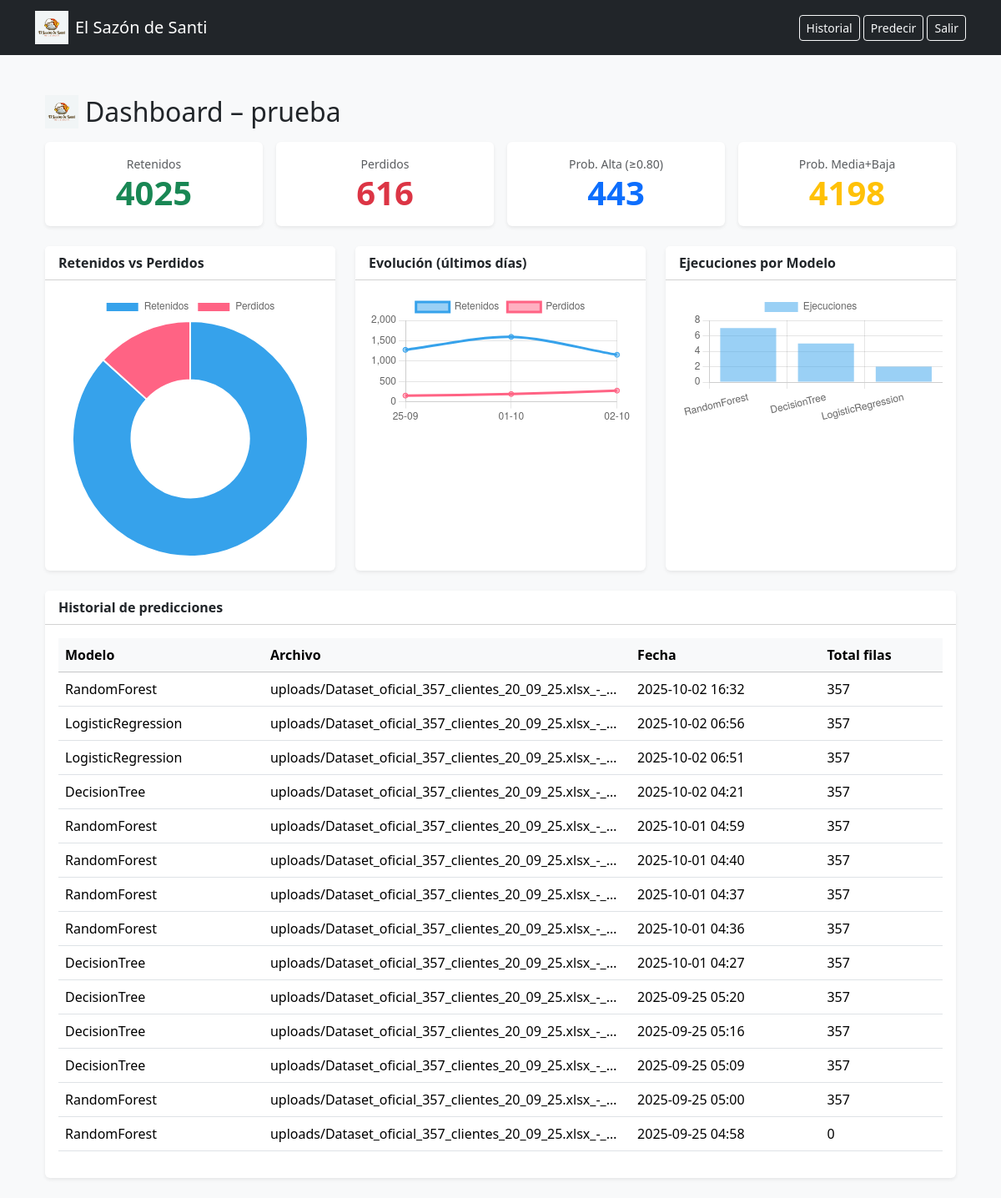
Page /accounts/dashboard/ (signed in) on the committed database.
### predictions/models.py (models this page shows, shortened)
class PredictionRun(models.Model):
    MODEL_CHOICES = [
        ('rf', 'RandomForest'),
        ('dt', 'DecisionTree'),
        ('lr', 'LogisticRegression'),   # 👈 NUEVO
    ]
    user = models.ForeignKey(User, on_delete=models.SET_NULL, null=True, blank=True)
    model_choice = models.CharField(max_length=2, choices=MODEL_CHOICES)
    uploaded_csv = models.FileField(upload_to='uploads/')
    created_at = models.DateTimeField(auto_now_add=True)
    total_rows = models.PositiveIntegerField(default=0)

### accounts/views.py (the view)
# urls.py: path('dashboard/', dashboard, name='dashboard'),
@login_required
def dashboard(request):
    profile = getattr(request.user, "profile", None)
    if request.user.is_staff:
        runs_qs = PredictionRun.objects.all().order_by('-created_at')
        results_qs = PredictionResult.objects.all().select_related('run')
        empleados = EmployeeProfile.objects.all()
    else:
        runs_qs = PredictionRun.objects.filter(user=request.user).order_by('-created_at')
        results_qs = PredictionResult.objects.filter(run__user=request.user).select_related('run')
        empleados = None
    retenidos = results_qs.filter(pred_label=0).count()
    perdidos  = results_qs.filter(pred_label=1).count()
    alta  = results_qs.filter(prob__gte=0.80).count()
    media = results_qs.filter(prob__gte=0.50, prob__lt=0.80).count()
    baja  = results_qs.filter(prob__lt=0.50).count()
    days = 10
    agg_qs = (
        results_qs
        .annotate(day=TruncDate('run__created_at'))
        .values('day')
        .annotate(
            retenidos=Count('id', filter=Q(pred_label=0)),
            perdidos=Count('id',  filter=Q(pred_label=1)),
        )
        .order_by('-day')[:days]   # <- cortar en la DB sin índice negativo
    )
    agg = list(reversed(list(agg_qs)))  # cronológico: más antiguo → hoy
    labels_days = [a['day'].strftime('%d-%m') for a in agg]
    data_retenidos_days = [a['retenidos'] for a in agg]
    data_perdidos_days  = [a['perdidos']  for a in agg]
    rf_total = runs_qs.filter(model_choice='rf').count()
    dt_total = runs_qs.filter(model_choice='dt').count()
    lr_total = runs_qs.filter(model_choice='lr').count()  # <- faltaba
    context = {
        "profile": profile,
        "empleados": empleados,
        "runs": runs_qs,
        "retenidos": retenidos,
        "perdidos": perdidos,
        "alta": alta, "media": media, "baja": baja,
        "labels_days": labels_days,
        "data_retenidos_days": data_retenidos_days,
        "data_perdidos_days": data_perdidos_days,
        "rf_total": rf_total, "dt_total": dt_total, "lr_total": lr_total,
    }
    return render(request, "dashboard.html", context)

### templates/dashboard.html (shortened to what this page needs)
{% extends "base.html" %}
{% load static %}
{% block content %}
<div class="container mt-4">
  <div class="d-flex align-items-center justify-content-between flex-wrap">
    <h2 class="mb-3 d-flex align-items-center">
      <img src="{% static 'images/logo.jpeg' %}" alt="Logo" width="40" class="me-2">
      Dashboard – {{ user.username }}
    </h2>
  </div>
  <div class="row g-3 mb-4">
    <div class="col-6 col-md-3">
      <div class="card border-0 shadow-sm h-100">
        <div class="card-body text-center">
          <div class="small text-muted">Retenidos</div>
          <div class="display-6 text-success fw-bold">{{ retenidos }}</div>
        </div>
      </div>
    </div>
    <div class="col-6 col-md-3">
      <div class="card border-0 shadow-sm h-100">
        <div class="card-body text-center">
          <div class="small text-muted">Perdidos</div>
          <div class="display-6 text-danger fw-bold">{{ perdidos }}</div>
        </div>
      </div>
    </div>
    <div class="col-6 col-md-3">
      <div class="card border-0 shadow-sm h-100">
        <div class="card-body text-center">
          <div class="small text-muted">Prob. Alta (≥0.80)</div>
          <div class="display-6 text-primary fw-bold">{{ alta }}</div>
        </div>
      </div>
    </div>
    <div class="col-6 col-md-3">
      <div class="card border-0 shadow-sm h-100">
        <div class="card-body text-center">
          <div class="small text-muted">Prob. Media+Baja</div>
          <div class="display-6 text-warning fw-bold">{{ media|add:baja }}</div>
        </div>
      </div>
    </div>
  </div>
  <div class="row g-4 mb-4">
    <div class="col-lg-4">
      <div class="card border-0 shadow-sm h-100">
        <div class="card-header bg-white fw-semibold">Retenidos vs Perdidos</div>
        <div class="card-body">
          <canvas id="chartPie"></canvas>
        </div>
      </div>
    </div>
    <div class="col-lg-4">
      <div class="card border-0 shadow-sm h-100">
        <div class="card-header bg-white fw-semibold">Evolución (últimos días)</div>
        <div class="card-body">
          <canvas id="chartLine"></canvas>
        </div>
      </div>
    </div>
    <div class="col-lg-4">
      <div class="card border-0 shadow-sm h-100">
        <div class="card-header bg-white fw-semibold">Ejecuciones por Modelo</div>
        <div class="card-body">
          <canvas id="chartBar"></canvas>
        </div>
      </div>
    </div>
  </div>
  <div class="card border-0 shadow-sm">
    <div class="card-header bg-white fw-semibold">Historial de predicciones</div>
    <div class="card-body">
      <div class="table-responsive">
        <table class="table align-middle">
          <thead class="table-light">
            <tr>
              <th>Modelo</th>
              <th>Archivo</th>
              <th>Fecha</th>
              <th>Total filas</th>
            </tr>
          </thead>
          <tbody>
            {% for run in runs %}
              <tr>
                <td>{{ run.get_model_choice_display }}</td>
                <td class="text-truncate" style="max-width:280px">{{ run.uploaded_csv.name }}</td>
                <td>{{ run.created_at|date:"Y-m-d H:i" }}</td>
                <td>{{ run.total_rows }}</td>
              </tr>
            {% empty %}
              <tr><td colspan="4" class="text-muted">Aún no hay predicciones.</td></tr>
            {% endfor %}
          </tbody>
        </table>
      </div>
    </div>
  </div>
</div>
<script>
(() => {
  // Datos del backend
  const labelsDays = {{ labels_days|safe }};
  const dataRetenidosDays = {{ data_retenidos_days|safe }};
  const dataPerdidosDays  = {{ data_perdidos_days|safe }};
  // Gráfico de pastel: Retenidos vs Perdidos
  new Chart(document.getElementById('chartPie'), {
    type: 'doughnut',
    data: {
      labels: ['Retenidos', 'Perdidos'],
      datasets: [{
        data: [{{ retenidos }}, {{ perdidos }}]
      }]
    }
  });
  // Gráfico de líneas: evolución diaria
  new Chart(document.getElementById('chartLine'), {
    type: 'line',
    data: {
      labels: labelsDays,
      datasets: [
        { label: 'Retenidos', data: dataRetenidosDays, tension: 0.3 },
        { label: 'Perdidos',  data: dataPerdidosDays,  tension: 0.3 }
      ]
    }
  });
  // Gráfico de barras: ejecuciones por modelo (RF, DT, LR)
  new Chart(document.getElementById('chartBar'), {
    type: 'bar',
    data: {
      labels: ['RandomForest', 'DecisionTree', 'LogisticRegression'],
      datasets: [{
        label: 'Ejecuciones',
        data: [{{ rf_total }}, {{ dt_total }}, {{ lr_total }}]
      }]
    }
  });
})();
</script>
{% endblock %}

### templates/base.html (shortened to what this page needs)
{% load static %}
<!doctype html>
<html lang="es">
<head>
  <link rel="stylesheet" href="https://cdn.jsdelivr.net/npm/bootstrap@5.3.2/dist/css/bootstrap.min.css">
</head>
<body class="bg-light">
<nav class="navbar navbar-expand-lg bg-dark navbar-dark">
  <div class="container">
    <a class="navbar-brand d-flex align-items-center" href="/accounts/dashboard/">
      <img src="{% static 'images/logo.jpeg' %}" alt="Logo" width="40" class="me-2">
      El Sazón de Santi
    </a>
    <div class="ms-auto">
      {% if user.is_authenticated %}
        <a class="btn btn-outline-light btn-sm" href="{% url 'predictions:history' %}">Historial</a>
        <a class="btn btn-outline-light btn-sm" href="{% url 'predictions:upload' %}">Predecir</a>
        <form method="post" action="{% url 'accounts:logout' %}" style="display:inline;">
          <button type="submit" class="btn btn-outline-light btn-sm">Salir</button>
        </form>
      {% else %}
        <a class="btn btn-outline-light btn-sm" href="{% url 'accounts:login' %}">Ingresar</a>
      {% endif %}
    </div>
  </div>
</nav>
<main class="container py-4">
  {% block content %}{% endblock %}
</main>
</body>
</html>

### rows in the picture
PredictionRun: model_choice "RandomForest", uploaded_csv.name "uploads/Dataset_oficial_357_clientes_20_09_25.xlsx_-_…", created_at "2025-10-02 16:32", total_rows "357"
PredictionRun: model_choice "LogisticRegression", uploaded_csv.name "uploads/Dataset_oficial_357_clientes_20_09_25.xlsx_-_…", created_at "2025-10-02 06:56", total_rows "357"
PredictionRun: model_choice "LogisticRegression", uploaded_csv.name "uploads/Dataset_oficial_357_clientes_20_09_25.xlsx_-_…", created_at "2025-10-02 06:51", total_rows "357"
PredictionRun: model_choice "DecisionTree", uploaded_csv.name "uploads/Dataset_oficial_357_clientes_20_09_25.xlsx_-_…", created_at "2025-10-02 04:21", total_rows "357"
PredictionRun: model_choice "RandomForest", uploaded_csv.name "uploads/Dataset_oficial_357_clientes_20_09_25.xlsx_-_…", created_at "2025-10-01 04:59", total_rows "357"
PredictionRun: model_choice "RandomForest", uploaded_csv.name "uploads/Dataset_oficial_357_clientes_20_09_25.xlsx_-_…", created_at "2025-10-01 04:40", total_rows "357"
PredictionRun: model_choice "RandomForest", uploaded_csv.name "uploads/Dataset_oficial_357_clientes_20_09_25.xlsx_-_…", created_at "2025-10-01 04:37", total_rows "357"
PredictionRun: model_choice "RandomForest", uploaded_csv.name "uploads/Dataset_oficial_357_clientes_20_09_25.xlsx_-_…", created_at "2025-10-01 04:36", total_rows "357"
PredictionRun: model_choice "DecisionTree", uploaded_csv.name "uploads/Dataset_oficial_357_clientes_20_09_25.xlsx_-_…", created_at "2025-10-01 04:27", total_rows "357"
PredictionRun: model_choice "DecisionTree", uploaded_csv.name "uploads/Dataset_oficial_357_clientes_20_09_25.xlsx_-_…", created_at "2025-09-25 05:20", total_rows "357"
PredictionRun: model_choice "DecisionTree", uploaded_csv.name "uploads/Dataset_oficial_357_clientes_20_09_25.xlsx_-_…", created_at "2025-09-25 05:16", total_rows "357"
PredictionRun: model_choice "DecisionTree", uploaded_csv.name "uploads/Dataset_oficial_357_clientes_20_09_25.xlsx_-_…", created_at "2025-09-25 05:09", total_rows "357"
PredictionRun: model_choice "RandomForest", uploaded_csv.name "uploads/Dataset_oficial_357_clientes_20_09_25.xlsx_-_…", created_at "2025-09-25 05:00", total_rows "357"
PredictionRun: model_choice "RandomForest", uploaded_csv.name "uploads/Dataset_oficial_357_clientes_20_09_25.xlsx_-_…", created_at "2025-09-25 04:58", total_rows "0"

### other values in the picture
{{ user.username }} "prueba"
{{ retenidos }} "4025"
{{ perdidos }} "616"
{{ alta }} "443"
{{ media|add:baja }} "4198"
chart data {{ labels_days|safe }} ['25-09', '01-10', '02-10']
chart data {{ data_retenidos_days|safe }} [1276, 1595, 1154]
chart data {{ data_perdidos_days|safe }} [152, 190, 274]
chart data {{ retenidos }} 4025
